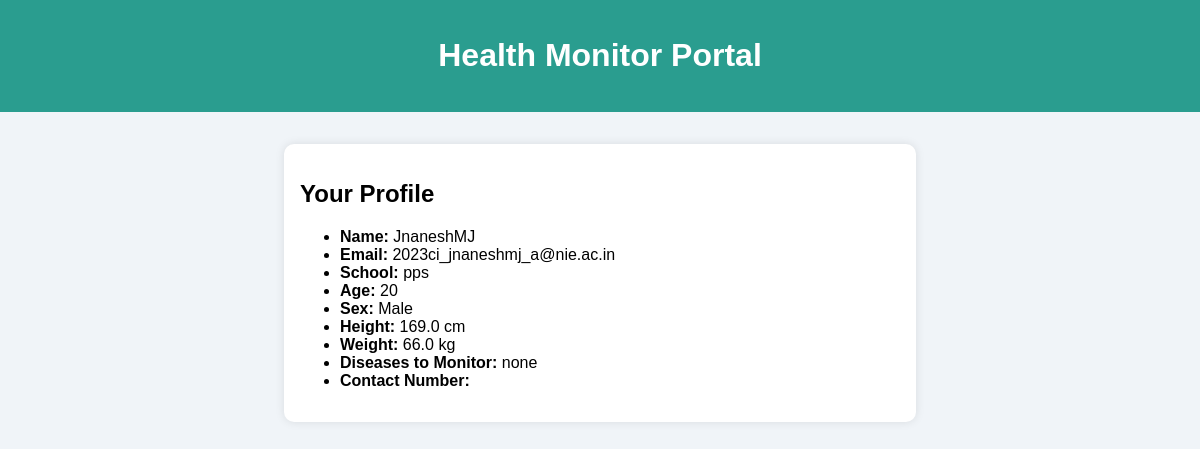
/dashboard/ (signed in), run on the app's committed database.
### tracker/models.py (models this page shows, shortened)
class Profile(models.Model):
    user = models.OneToOneField(User, on_delete=models.CASCADE, related_name='profile')
    full_name = models.CharField(max_length=100)
    age = models.PositiveIntegerField()
    school_name = models.CharField(max_length=100)
    sex = models.CharField(max_length=10, choices=[('Male', 'Male'), ('Female', 'Female')])
    height = models.FloatField(help_text="in cm")
    weight = models.FloatField(help_text="in kg")
    diseases_to_monitor = models.TextField(blank=True)
    contact = models.CharField(max_length=15)

### tracker/views.py (the view)
# urls.py: path('dashboard/', views.dashboard, name='dashboard'),
@login_required
def dashboard(request):
    profile = request.user.profile
    return render(request, 'tracker/dashboard.html', {'profile': profile})

### tracker/templates/tracker/dashboard.html
{% extends "tracker/base.html" %}
{% block content %}
  <h2>Your Profile</h2>
  <ul>
    <li><strong>Name:</strong> {{ profile.full_name }}</li>
    <li><strong>Email:</strong> {{ profile.user.email }}</li>
    <li><strong>School:</strong> {{ profile.school_name }}</li>
    <li><strong>Age:</strong> {{ profile.age }}</li>
    <li><strong>Sex:</strong> {{ profile.sex }}</li>
    <li><strong>Height:</strong> {{ profile.height }} cm</li>
    <li><strong>Weight:</strong> {{ profile.weight }} kg</li>
    <li><strong>Diseases to Monitor:</strong> {{ profile.diseases_to_monitor }}</li>
    <li><strong>Contact Number:</strong> {{ profile.contact_number }}</li>
  </ul>
{% endblock %}

### tracker/templates/tracker/base.html (style rules this page uses)
body { font-family: Arial, sans-serif; background: #f0f4f8; margin: 0; padding: 0; }

### data on the page
Profile: full_name "JnaneshMJ", user.email "2023ci_jnaneshmj_a@nie.ac.in", school_name "pps", age "20", sex "Male", height "169.0", weight "66.0", diseases_to_monitor "none"
